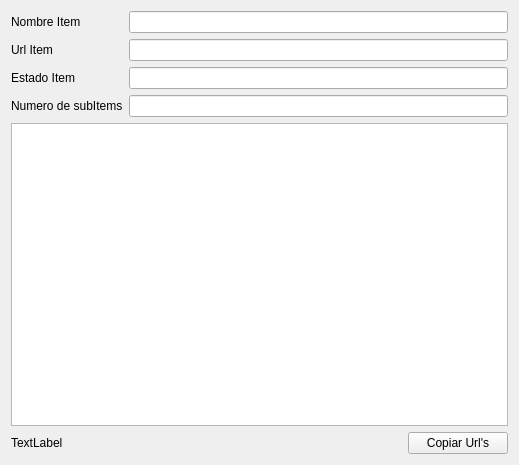
<?xml version="1.0" encoding="UTF-8"?>
<ui version="4.0">
 <class>Gui</class>
 <widget class="QWidget" name="Gui">
  <property name="geometry">
   <rect>
    <x>0</x>
    <y>0</y>
    <width>519</width>
    <height>465</height>
   </rect>
  </property>
  <property name="windowTitle">
   <string>Form</string>
  </property>
  <layout class="QVBoxLayout" name="verticalLayout">
   <item>
    <layout class="QFormLayout" name="formLayout">
     <item row="0" column="0">
      <widget class="QLabel" name="label">
       <property name="text">
        <string>Nombre Item</string>
       </property>
      </widget>
     </item>
     <item row="1" column="0">
      <widget class="QLabel" name="label_2">
       <property name="text">
        <string>Url Item</string>
       </property>
      </widget>
     </item>
     <item row="2" column="0">
      <widget class="QLabel" name="label_3">
       <property name="text">
        <string>Estado Item</string>
       </property>
      </widget>
     </item>
     <item row="3" column="0">
      <widget class="QLabel" name="label_4">
       <property name="text">
        <string>Numero de subItems</string>
       </property>
      </widget>
     </item>
     <item row="0" column="1">
      <widget class="QLineEdit" name="txtNombre">
       <property name="readOnly">
        <bool>true</bool>
       </property>
      </widget>
     </item>
     <item row="1" column="1">
      <widget class="QLineEdit" name="txtUrl">
       <property name="readOnly">
        <bool>true</bool>
       </property>
      </widget>
     </item>
     <item row="2" column="1">
      <widget class="QLineEdit" name="txtEstado">
       <property name="readOnly">
        <bool>true</bool>
       </property>
      </widget>
     </item>
     <item row="3" column="1">
      <widget class="QLineEdit" name="txtNumSubItems">
       <property name="readOnly">
        <bool>true</bool>
       </property>
      </widget>
     </item>
    </layout>
   </item>
   <item>
    <widget class="QTableWidget" name="tableWidget"/>
   </item>
   <item>
    <layout class="QHBoxLayout" name="horizontalLayout">
     <item>
      <widget class="QLabel" name="txtError">
       <property name="text">
        <string>TextLabel</string>
       </property>
      </widget>
     </item>
     <item>
      <widget class="QPushButton" name="btnClipBoard">
       <property name="maximumSize">
        <size>
         <width>100</width>
         <height>16777215</height>
        </size>
       </property>
       <property name="text">
        <string>Copiar Url's</string>
       </property>
      </widget>
     </item>
    </layout>
   </item>
  </layout>
 </widget>
 <resources/>
 <connections/>
</ui>
